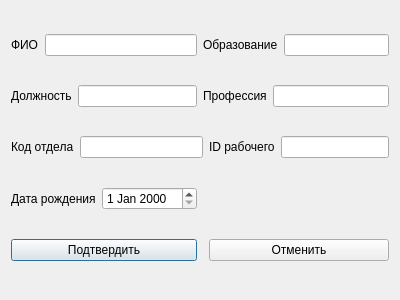
<?xml version="1.0" encoding="UTF-8"?>
<ui version="4.0">
 <class>addWorker</class>
 <widget class="QDialog" name="addWorker">
  <property name="geometry">
   <rect>
    <x>0</x>
    <y>0</y>
    <width>400</width>
    <height>300</height>
   </rect>
  </property>
  <property name="windowTitle">
   <string>Dialog</string>
  </property>
  <layout class="QGridLayout" name="gridLayout">
   <item row="0" column="0">
    <layout class="QHBoxLayout" name="horizontalLayout">
     <item>
      <widget class="QLabel" name="label">
       <property name="text">
        <string>ФИО</string>
       </property>
      </widget>
     </item>
     <item>
      <widget class="QLineEdit" name="FIO"/>
     </item>
    </layout>
   </item>
   <item row="0" column="1" colspan="2">
    <layout class="QHBoxLayout" name="horizontalLayout_5">
     <item>
      <widget class="QLabel" name="label_4">
       <property name="text">
        <string>Образование</string>
       </property>
      </widget>
     </item>
     <item>
      <widget class="QLineEdit" name="Edu"/>
     </item>
    </layout>
   </item>
   <item row="1" column="0">
    <layout class="QHBoxLayout" name="horizontalLayout_2">
     <item>
      <widget class="QLabel" name="label_2">
       <property name="text">
        <string>Должность</string>
       </property>
      </widget>
     </item>
     <item>
      <widget class="QLineEdit" name="Rank"/>
     </item>
    </layout>
   </item>
   <item row="1" column="1" colspan="2">
    <layout class="QHBoxLayout" name="horizontalLayout_6">
     <item>
      <widget class="QLabel" name="label_5">
       <property name="text">
        <string>Профессия</string>
       </property>
      </widget>
     </item>
     <item>
      <widget class="QLineEdit" name="Prof"/>
     </item>
    </layout>
   </item>
   <item row="2" column="0" colspan="2">
    <layout class="QHBoxLayout" name="horizontalLayout_3">
     <item>
      <widget class="QLabel" name="label_3">
       <property name="text">
        <string>Код отдела</string>
       </property>
      </widget>
     </item>
     <item>
      <widget class="QLineEdit" name="Otd"/>
     </item>
    </layout>
   </item>
   <item row="2" column="2">
    <layout class="QHBoxLayout" name="horizontalLayout_7">
     <item>
      <widget class="QLabel" name="label_7">
       <property name="text">
        <string>ID рабочего</string>
       </property>
      </widget>
     </item>
     <item>
      <widget class="QLineEdit" name="WorkID"/>
     </item>
    </layout>
   </item>
   <item row="3" column="0">
    <layout class="QHBoxLayout" name="horizontalLayout_4">
     <item>
      <widget class="QLabel" name="label_6">
       <property name="text">
        <string>Дата рождения</string>
       </property>
      </widget>
     </item>
     <item>
      <widget class="QDateEdit" name="BDate"/>
     </item>
    </layout>
   </item>
   <item row="4" column="0">
    <widget class="QPushButton" name="Accept">
     <property name="text">
      <string>Подтвердить</string>
     </property>
    </widget>
   </item>
   <item row="4" column="2">
    <widget class="QPushButton" name="Cancle">
     <property name="text">
      <string>Отменить</string>
     </property>
    </widget>
   </item>
  </layout>
 </widget>
 <resources/>
 <connections/>
</ui>
